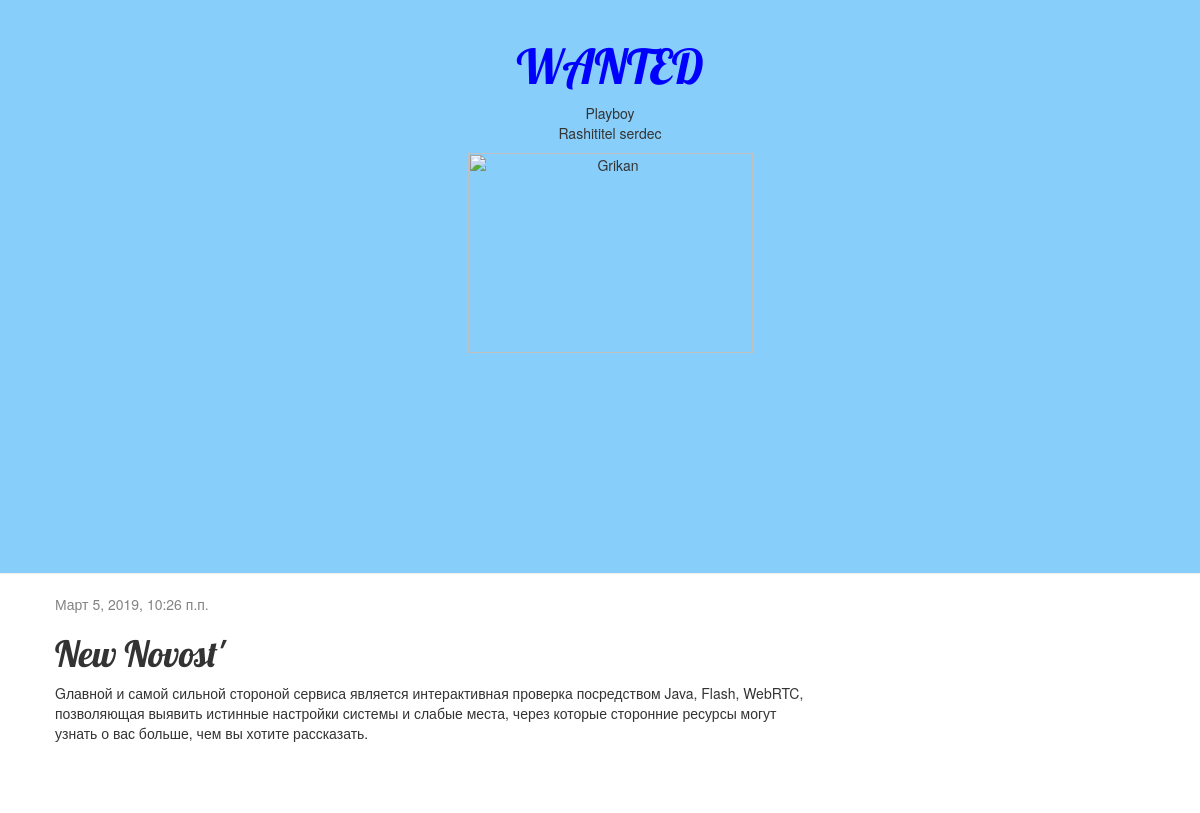
Screenshot of /post/7/ with the database file from the repository.
### blog/models.py (models this page shows, shortened)
class Post(models.Model):
    author = models.ForeignKey(settings.AUTH_USER_MODEL, on_delete=models.CASCADE)
    title = models.CharField(max_length=200)
    text = models.TextField()
    created_date = models.DateTimeField(default=timezone.now)
    published_date = models.DateTimeField(blank=True, null=True)

### blog/views.py (the view)
# urls.py: path('post/<int:pk>/', views.post_detail, name='post_detail'),
def post_detail(request, pk):
    post = get_object_or_404(Post, pk=pk)
    return render(request, 'blog/post_detail.html', {'post': post})

### blog/templates/blog/post_detail.html (shortened to what this page needs)
{% extends 'blog/base.html' %}
{% block content %}
    <div class="post">
        {% if post.published_date %}
            <div class="date">
                {{ post.published_date }}
            </div>
        {% endif %}
        <h1>{{ post.title }}</h1>
        <p>{{ post.text|linebreaksbr }}</p>
    </div>
{% endblock %}

### blog/static/css/blog.css (style rules this page uses)
h1, h2, h3, h4 { font-family: 'Lobster', cursive; }
.date { color: #828282; }
.post { margin-bottom: 70px; }

### rows the page displays
Post: published_date "Март 5, 2019, 10:26 п.п.", title "New Novost'", text "Gлавной и самой сильной стороной сервиса является интерактивная проверка посредством Java, Flash, WebRTC, позволяющая выявить истинные настройки системы и слабые места, через которые сторонние ресурсы могут узнать о вас больше, чем вы хотите рассказать."
